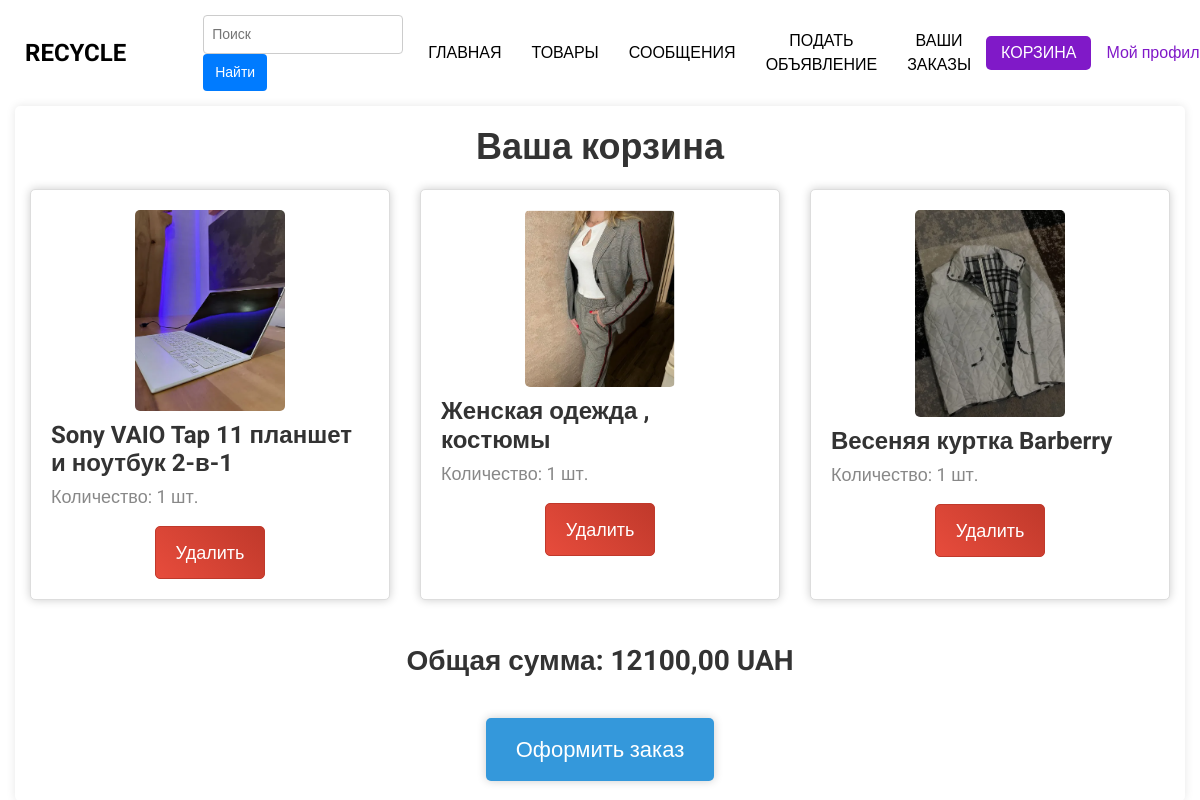
Screenshot of /user-shopping-cart-contents/ (signed in) with the database file from the repository.
### bboard/models.py (models this page shows, shortened)
class CartItem(models.Model):
    cart = models.ForeignKey(Cart, on_delete=models.CASCADE)
    product = models.ForeignKey(Product, on_delete=models.CASCADE)
    quantity = models.PositiveIntegerField(default=1)
    class Meta:
        verbose_name = "Товар в корзине"
        verbose_name_plural = "Товары в корзине"

class Product(models.Model):
    user = models.ForeignKey(User, on_delete=models.CASCADE, verbose_name="Пользователь")
    category = models.ForeignKey(Category, on_delete=models.CASCADE, verbose_name="Категория")
    title = models.CharField(max_length=200, verbose_name="Заголовок")
    slug = models.SlugField(unique=True, max_length=400, verbose_name="URL", blank=True)
    description = models.TextField(verbose_name="Описание")
    price = models.DecimalField(max_digits=10, decimal_places=2, verbose_name="Цена")
    image_1 = models.ImageField(upload_to="products", null=True, blank=True, verbose_name="Первое изображение")
    image_2 = models.ImageField(upload_to='products', null=True, blank=True, verbose_name="Второе изображение")
    image_3 = models.ImageField(upload_to='products', null=True, blank=True, verbose_name="Третье изображение")
    created_at = models.DateTimeField(auto_now_add=True, null=True, verbose_name="Дата создания")
    thumbnail_1 = ImageSpecField(source='image_1',
                                 processors=[ResizeToFill(500, 500)],
                                 format='JPEG',
                                 options={'quality': 100})
    thumbnail_2 = ImageSpecField(source='image_2',
                                 processors=[ResizeToFill(500, 500)],
                                 format='JPEG',
                                 options={'quality': 100})
    thumbnail_3 = ImageSpecField(source='image_3',
                                 processors=[ResizeToFill(500, 500)],
                                 format='JPEG',
                                 options={'quality': 100})
    class Meta:
        verbose_name = "Товар"
        verbose_name_plural = "Товары"

### bboard/views.py (the view)
# urls.py: path("user-shopping-cart-contents/", views.get_cart, name="cart"),
@login_required
def get_cart(request):
    try:
        cart = services.get_cart_by_user(request.user)
    except:
        cart = services.create_cart_by_user(request.user)
    items = cart.products.all()
    quantity_dict = {item.id: CartItem.objects.get(cart=cart, product_id=item.id) for item in items}
    total_price = 0
    for item in items:
        total_price += quantity_dict[item.id].product.price
    return render(request, "products/new/cart.html", {"items": items, "quantity_dict": quantity_dict,
                                                      "total_price": total_price})

### bboard/services.py (called while the page is built)
def get_cart_by_user(user):
    return Cart.objects.get(user=user)

### templates/products/new/cart.html (shortened to what this page needs)
{% extends 'products/new/base.html' %}
{% load static %}
{% block styles %}
<link rel="stylesheet" type="text/css" href="{% static 'cart.css' %}">
{% endblock %}
{% block content %}
<div class="container">
    {% if quantity_dict %}
    <h1 class="cart-title">Ваша корзина</h1>
    <div class="cart-products">
        {% for key, value in quantity_dict.items %}
        <div class="product-block">
            <img src="{{ value.product.image_1.url }}" alt="{{ value.product.title }}" class="product-thumbnail">
            <div class="product-info">
                <h2 class="product-title">{{ value.product.title }}</h2>
                <p class="product-quantity">Количество: {{ value.quantity }} шт.</p>
            </div>
            <form method="POST" action="{% url 'delete_cart' product_id=key %}">
                <button class="product-delete-button">Удалить</button>
            </form>
        </div>
        {% endfor %}
    </div>
    <p class="total-price">Общая сумма: {{ total_price }} UAH</p>
    <a href="{% url 'create_order_cart' %}" class="buy-button">Оформить заказ</a>
    {% else %}
    <h1 class="empty-cart">Ваша корзина пуста</h1>
    {% endif %}
</div>
{% endblock %}

### static/cart.css (style rules this page uses)
body { font-family: 'Arial', sans-serif; background-color: #f7f7f7; margin: 0; padding: 0; }
.container { max-width: 800px; margin: 0 auto; padding: 20px; background-color: #fff; box-shadow: 0 0 10px rgba(0, 0, 0, 0.1); text-align: center; border-radius: 5px; }
.cart-title { font-size: 36px; font-weight: bold; color: #333; margin-bottom: 20px; }
.cart-products { display: flex; flex-wrap: wrap; justify-content: space-between; }
.product-block { flex-basis: calc(33.33% - 20px); margin-bottom: 20px; padding: 20px; border: 1px solid #ddd; background-color: #fff; box-shadow: 0 0 5px rgba(0, 0, 0, 0.1); transition: transform 0.2s ease-in-out; border-radius: 5px; overflow: hidden; }
.product-thumbnail { width: 100%; max-width: 150px; height: auto; border-radius: 5px; object-fit: cover; }
.product-info { text-align: left; margin-top: 10px; }
.product-title { font-size: 24px; font-weight: bold; color: #333; margin-bottom: 5px; }
.product-quantity { font-size: 18px; color: #888; }
.product-delete-button { background-color: #e74c3c; color: #fff; border: none; padding: 12px 20px; cursor: pointer; font-size: 18px; border-radius: 5px; transition: background-color 0.3s ease; }
.total-price { font-size: 28px; font-weight: bold; color: #333; margin-top: 20px; }
.buy-button { display: inline-block; background-color: #3498db; color: #fff; border: none; padding: 15px 30px; cursor: pointer; font-size: 22px; border-radius: 5px; text-decoration: none; margin-top: 20px; transition: background-color 0.3s ease; }
.product-delete-button { background-color: #e74c3c; color: #fff; border: none; padding: 12px 20px; cursor: pointer; font-size: 18px; border-radius: 5px; transition: background-color 0.3s ease; background-image: linear-gradient(45deg, #e74c3c 0%, #c0392b 100%); border: 1px solid #c0392b; }
.product-block { box-shadow: 0 0 10px rgba(0, 0, 0, 0.2); }
.buy-button { box-shadow: 0 0 10px rgba(0, 0, 0, 0.2); }

### static/css/style.css (style rules this page uses)
body { font-family: "Roboto", sans-serif; color: #0c0c0c; background-color: #ffffff; overflow-x: hidden; }
a, a:hover, a:focus { text-decoration: none; }

### static/css/responsive.css (style rules this page uses)
@media (min-width: 1200px) { .container { max-width: 1170px; } }

### rows the page displays
CartItem: product.image_1 (picture), product "Sony VAIO Tap 11 планшет и ноутбук 2-в-1", quantity "1"
CartItem: product.image_1 (picture), product "Женская одежда , костюмы", quantity "1"
CartItem: product.image_1 (picture), product "Весеняя куртка Barberry", quantity "1"

### other values shown
{{ total_price }} "12100,00"
